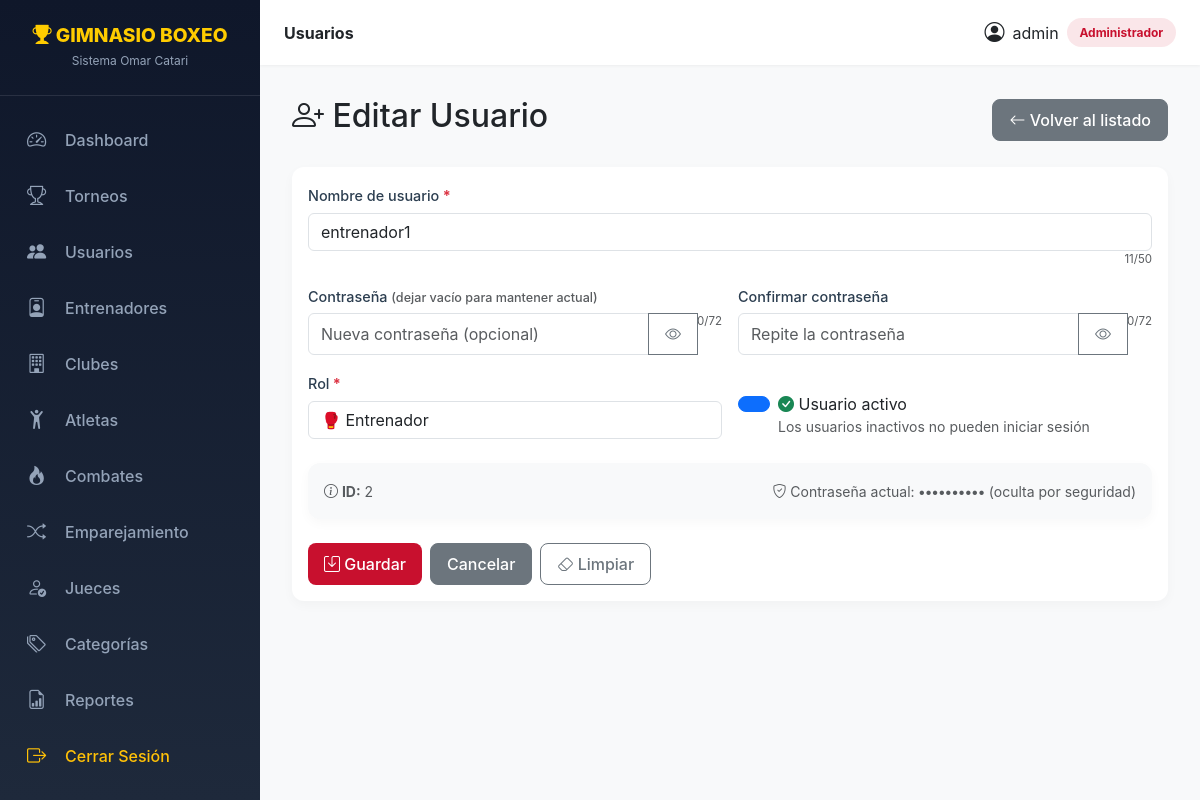
The page /index.php?c=usuarios&a=form&id=2 (signed in) on the database its author committed.
### tables this page shows
CREATE TABLE `usuarios` (
  `id_usuario` int NOT NULL,
  `username` varchar(50) NOT NULL,
  `password` varchar(255) NOT NULL,
  `rol` enum('Administrador','Entrenador','Consulta') NOT NULL,
  `activo` tinyint(1) DEFAULT '1',
  `created_at` timestamp NULL DEFAULT CURRENT_TIMESTAMP
);

### core/Controller.php (called while the page is built, shortened)
<?php
abstract class Controller {
    protected function view(string $vista, array $datos = [], string $layout = 'main'): void {
        extract($datos);
        $contenidoVista = __DIR__ . '/../views/' . $vista . '.php';
        include $contenidoVista;
    }
}

### controllers/UsuariosController.php (called while the page is built, shortened)
<?php
class UsuariosController extends Controller {
    public function form(): void {
        try {
            $id = (int)($_GET['id'] ?? 0);
            if ($id > 0) {
                $usuario = (new Usuario())->obtener($id);
            }
            $this->view('usuarios/form', compact('usuario', 'errores'));
        } catch (Exception $e) {
            $_SESSION['error'] = $e->getMessage();
            $this->redirect('index.php?c=usuarios&a=index');
        }
    }
}

### index.php (called while the page is built, shortened)
<?php
spl_autoload_register(function ($class) {
    $directorios = [
        'models' => __DIR__ . '/models/',
        'controllers' => __DIR__ . '/controllers/',
    ];
    foreach ($directorios as $tipo => $directorio) {
        $archivo = $directorio . $class . '.php';
        if (file_exists($archivo)) {
            return true;
        }
    }
    return false;
});
$accion = $_GET['a'] ?? 'login';
try {
    $ctrl = new $claseControlador();
    $ctrl->$accion();
} catch (Exception $e) {
    error_log("Error en el controlador: " . $e->getMessage());
    if (defined('DEBUG') && DEBUG === true) {
        die("Error: " . $e->getMessage());
    } else {
        die("Error interno del servidor. Por favor, contacte al administrador.");
    }
}

### core/Model.php (called while the page is built, shortened)
<?php
abstract class Model {
    public function __construct() {
        $this->db = Database::getInstance();
    }
}

### core/Database.php (called while the page is built, shortened)
<?php
class Database {
    private static $instance = null;
    private function __construct() {
        try {
            $dsn = "mysql:host=".DB_HOST.";dbname=".DB_NAME.";charset=utf8mb4";
            $this->pdo = new PDO($dsn, DB_USER, DB_PASS, [
                PDO::ATTR_ERRMODE => PDO::ERRMODE_EXCEPTION,
                PDO::ATTR_DEFAULT_FETCH_MODE => PDO::FETCH_ASSOC,
            ]);
        } catch (PDOException $e) {
            die("Error de conexión: " . $e->getMessage());
        }
    }
    public static function getInstance(): PDO {
        if (self::$instance === null) {
            self::$instance = new self();
        }
        return self::$instance->pdo;
    }
}

### models/Usuario.php (called while the page is built, shortened)
<?php
class Usuario extends Model {
    private ?int $id_usuario = null;
    public function getIdUsuario(): ?int { return $this->id_usuario; }
    public function setIdUsuario(?int $id): self {
        $this->id_usuario = $id;
        return $this;
    }
    public function setUsername(?string $username, ?int $excludeId = null): self {
        return $this;
    }
    public function setRol(?string $rol): self {
        return $this;
    }
    public function setActivo(int $activo): self {
        return $this;
    }
    public function disableValidation(): self {
        $this->skipValidation = true;
        return $this;
    }
    public function enableValidation(): self {
        return $this;
    }
    public function loadFromArray(array $data): self {
        return $this;
    }
    public function obtener(int $id): ?array {
        try {
            $sql = "SELECT id_usuario, username, rol, activo FROM usuarios WHERE id_usuario = ?";
            $stmt = $this->db->prepare($sql);
            $stmt->execute([$id]);
            $result = $stmt->fetch();
            return $result ?: null;
        } catch (Exception $e) {
            $this->logError("Error en obtener()", ['id' => $id, 'message' => $e->getMessage()]);
            return null;
        }
    }
}

### core/helpers.php (called while the page is built, shortened)
<?php
if (!function_exists('old')) {
    function old(string $campo, $default = '') {
        $valor = isset($_POST[$campo]) ? $_POST[$campo] : $default;
        return htmlspecialchars((string)$valor);
    }
}
if (!function_exists('hasError')) {
    function hasError(string $campo, array $errores = []): bool {
        return !empty($errores[$campo]);
    }
}
if (!function_exists('fieldClass')) {
    function fieldClass(string $campo, array $errores = [], string $extra = ''): string {
        $clases = ['form-control'];
        return implode(' ', $clases);
    }
}
if (!function_exists('fieldClassSelect')) {
    function fieldClassSelect(string $campo, array $errores = [], string $extra = ''): string {
        $clases = ['form-select'];
        return implode(' ', $clases);
    }
}

### views/usuarios/form.php (the view, shortened to what this page needs)
<?php
$usuario = $usuario ?? [];
$errores = $errores ?? [];
$isEdit = !empty($usuario['id_usuario']);
$titulo = $isEdit ? 'Editar' : 'Nuevo';
?>
<div class="d-flex justify-content-between align-items-center mb-4">
    <h2><i class="bi bi-person-plus"></i> <?= $titulo ?> Usuario</h2>
    <a href="?c=usuarios&a=index" class="btn btn-secondary">
        <i class="bi bi-arrow-left"></i> Volver al listado
    </a>
</div>
<div class="card">
    <div class="card-body">
        <form method="POST" action="?c=usuarios&a=guardar" data-validate novalidate id="usuarioForm">
            <div class="row g-3">
                <div class="col-md-12">
                    <label for="username" class="form-label required">Nombre de usuario</label>
                    <input type="text" name="username" id="username" class="<?= fieldClass('username', $errores) ?>" required
                           minlength="3" maxlength="50"
                           pattern="[a-zA-Z0-9_]+"
                           value="<?= old('username', $usuario['username'] ?? '') ?>"
                           placeholder="Ej: admin"
                           autocomplete="off"
                           data-msg-required="El nombre de usuario es obligatorio"
                           data-msg-pattern="Solo letras, números y guión bajo"
                           data-msg-minlength="Mínimo 3 caracteres"
                           data-msg-valid="Usuario disponible"
                           data-hint="Entre 3 y 50 caracteres. Solo letras, números y _">
                </div>
                <div class="col-md-6">
                    <label for="passwordInput" class="form-label <?= $isEdit ? '' : 'required' ?>">
                        Contraseña <?= $isEdit ? '<span class="text-muted small">(dejar vacío para mantener actual)</span>' : '' ?>
                    </label>
                    <div class="input-group">
                        <input type="password" name="password" id="passwordInput"
                               class="<?= fieldClass('password', $errores) ?>"
                               <?= $isEdit ? '' : 'required' ?>
                               minlength="8" maxlength="72"
                               pattern="(?=.*[a-z])(?=.*[A-Z])(?=.*\d).{8,72}"
                               placeholder="<?= $isEdit ? 'Nueva contraseña (opcional)' : 'Mínimo 8 caracteres' ?>"
                               autocomplete="new-password"
                               data-msg-required="La contraseña es obligatoria"
                               data-msg-minlength="Mínimo 8 caracteres"
                               data-msg-pattern="Mínimo 8 caracteres, 1 mayúscula, 1 minúscula y 1 número"
                               data-msg-valid="Contraseña válida"
                               data-hint="<?= $isEdit ? 'Dejar vacío para no cambiarla' : 'Mínimo 8 caracteres, 1 mayúscula, 1 minúscula y 1 número' ?>">
                        <button type="button" class="btn btn-outline-secondary" id="togglePass" tabindex="-1">
                            <i class="bi bi-eye" id="eyeIcon"></i>
                        </button>
                    </div>
                </div>
                <div class="col-md-6">
                    <label for="passwordConfirmInput" class="form-label <?= $isEdit ? '' : 'required' ?>">Confirmar contraseña</label>
                    <div class="input-group">
                        <input type="password" name="password_confirm" id="passwordConfirmInput"
                               class="<?= fieldClass('password_confirm', $errores) ?>"
                               <?= $isEdit ? '' : 'required' ?>
                               minlength="8" maxlength="72"
                               data-same-value-as="passwordInput"
                               placeholder="Repite la contraseña"
                               autocomplete="new-password"
                               data-msg-required="Debes confirmar la contraseña"
                               data-msg-same-value-as="Las contraseñas no coinciden"
                               data-msg-valid="Las contraseñas coinciden"
                               data-hint="Escribe la misma contraseña para confirmar">
                        <button type="button" class="btn btn-outline-secondary" id="togglePassConfirm" tabindex="-1">
                            <i class="bi bi-eye" id="eyeIconConfirm"></i>
                        </button>
                    </div>
                </div>
                <div class="col-md-6">
                    <label for="rol" class="form-label required">Rol</label>
                    <select name="rol" id="rol" class="<?= fieldClassSelect('rol', $errores) ?>" required
                            data-msg-required="El rol es obligatorio"
                            data-msg-valid="Rol válido"
                            data-hint="Administrador: acceso total | Entrenador: gestión deportiva | Consulta: solo lectura">
                        <?php $rolSel = old('rol', $usuario['rol'] ?? 'Consulta'); ?>
                        <option value="Entrenador" <?= ($rolSel === 'Entrenador') ? 'selected' : '' ?>>🥊 Entrenador</option>
                    </select>
                </div>
                <div class="col-md-6 d-flex align-items-end">
                    <div class="form-check form-switch">
                        <input type="checkbox" name="activo" class="form-check-input" id="activoCheck"
                               <?= (empty($usuario) || !empty($usuario['activo'])) ? 'checked' : '' ?>>
                        <label for="activoCheck" class="form-check-label">
                            <i class="bi bi-check-circle-fill text-success"></i> Usuario activo
                        </label>
                        <small class="text-muted d-block">Los usuarios inactivos no pueden iniciar sesión</small>
                    </div>
                </div>
            </div>
            <?php if ($isEdit): ?>
            <div class="card mt-4 bg-light">
                <div class="card-body">
                    <div class="row">
                        <div class="col-md-6">
                            <small class="text-muted">
                                <i class="bi bi-info-circle"></i>
                                <strong>ID:</strong> <?= $usuario['id_usuario'] ?>
                            </small>
                        </div>
                        <div class="col-md-6 text-end">
                            <small class="text-muted">
                                <i class="bi bi-shield-check"></i>
                                Contraseña actual: <strong>••••••••••</strong> (oculta por seguridad)
                            </small>
                        </div>
                    </div>
                </div>
            </div>
            <?php endif; ?>
            <div class="mt-4 d-flex gap-2">
                <button type="submit" class="btn btn-primary" disabled>
                    <i class="bi bi-save"></i> Guardar
                </button>
                <a href="?c=usuarios&a=index" class="btn btn-secondary">Cancelar</a>
                <button type="reset" class="btn btn-outline-secondary">
                    <i class="bi bi-eraser"></i> Limpiar
                </button>
            </div>
        </form>
    </div>
</div>

### public/css/style.css (style rules this page uses)
:root { --primary: #c8102e; --primary-dark: #8b0a1f; --accent: #ffcc00; --dark: #0f172a; --gray: #1e293b; --light: #f8fafc; --sidebar-width: 260px; --topbar-height: 65px; }
body { background-color: var(--light); font-family: 'Inter', 'Segoe UI', Roboto, sans-serif; margin: 0; padding: 0; overflow-x: hidden; display: flex; min-height: 100vh; }
.card { border: none; border-radius: 12px; box-shadow: 0 4px 12px rgba(0,0,0,0.03); background: #fff; margin-bottom: 1.5rem; transition: transform 0.2s ease, box-shadow 0.2s ease; }
.btn { border-radius: 8px; font-weight: 500; padding: 0.5rem 1rem; transition: all 0.2s; }
.btn-primary { background: var(--primary); border: none; }

### public/css/validaciones.css (style rules this page uses)
.form-control, .form-select { transition: border-color .25s ease, box-shadow .25s ease, background-color .25s ease; }
.form-label { font-weight: 500; font-size: 0.9rem; margin-bottom: 0.35rem; color: #2c3e50; }
.form-label.required::after { content: " *"; color: #dc3545; font-weight: 700; }
input:invalid, select:invalid, textarea:invalid, input:valid, select:valid, textarea:valid { background-image: none !important; box-shadow: none !important; outline: none !important; }

### rows shown on the page
usuarios: id_usuario "Editar", username "entrenador1", rol "🥊 Entrenador", activo "☑", id_usuario "2"

### other values the page prints
$_SESSION['usuario']['username'] "admin"
$rol "Administrador"
